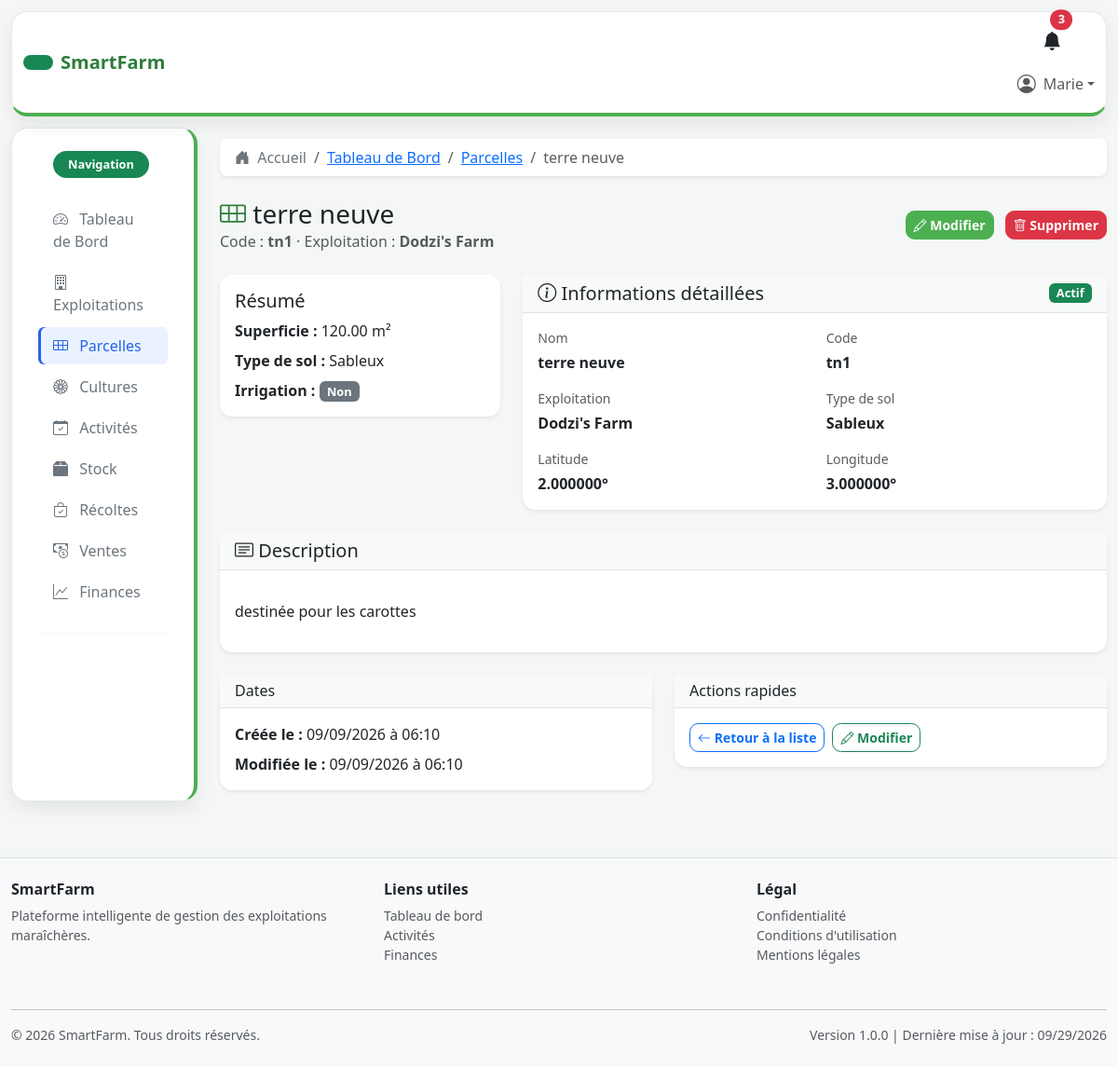
Page /parcelles/22/ (signed in) on the committed database.
### parcelles/models.py (models this page shows, shortened)
class Parcelle(models.Model):
    STATUT_CHOICES = [
        ('actif', 'Actif'),
        ('en_preparation', 'En préparation'),
        ('reposante', 'Reposante'),
        ('suspendu', 'Suspendu'),
    ]
    TYPE_SOL_CHOICES = [
        ('argileux', 'Argileux'),
        ('sableux', 'Sableux'),
        ('limoneux', 'Limoneux'),
        ('calcaire', 'Calcaire'),
        ('organique', 'Organique'),
        ('mixte', 'Mixte'),
    ]
    nom = models.CharField(
        max_length=100,
        help_text="Nom ou identifiant de la parcelle"
    )
    code = models.CharField(
        max_length=50,
        unique=True,
        help_text="Code unique de la parcelle"
    )
    superficie = models.DecimalField(
        max_digits=10,
        decimal_places=2,
        help_text="Superficie en m² ou hectares"
    )
    type_sol = models.CharField(
        max_length=50,
        choices=TYPE_SOL_CHOICES,
        default='mixte',
        help_text="Type de sol de la parcelle"
    )
    irrigation = models.BooleanField(
    default=False,
    help_text="Indique si la parcelle dispose d'un système d'irrigation"
    )
    latitude = models.DecimalField(
        max_digits=9,
        decimal_places=6,
        null=True,
        blank=True,
        help_text="Latitude GPS"
    )
    longitude = models.DecimalField(
        max_digits=9,
        decimal_places=6,
        null=True,
        blank=True,
        help_text="Longitude GPS"
    )
    description = models.TextField(
        blank=True,
        help_text="Description détaillée de la parcelle"
    )
    statut = models.CharField(
        max_length=20,
        choices=STATUT_CHOICES,
        default='actif',
        help_text="Statut actuel de la parcelle"
    )
    exploitation = models.ForeignKey(
        Exploitation,
        on_delete=models.CASCADE,
        related_name='parcelles',
        help_text="Exploitation à laquelle appartient cette parcelle"
    )
    photo = models.ImageField(
    upload_to='parcelles/',
    blank=True,
    null=True,
    help_text="Photo de la parcelle"
    )
    date_creation = models.DateTimeField(
        auto_now_add=True,
        help_text="Date et heure de création de la parcelle"
    )
    date_modification = models.DateTimeField(
        auto_now=True,
        help_text="Date et heure de dernière modification"
    )
    class Meta:
        ordering = ['nom']
        verbose_name = 'Parcelle'
        verbose_name_plural = 'Parcelles'
        db_table = 'parcelles_parcelle'

### exploitation/models.py (models this page shows, shortened)
class Exploitation(models.Model):
    STATUT_CHOICES = [
        ('active', 'Active'),
        ('inactive', 'Inactive'),
        ('suspendue', 'Suspendue'),
    ]
    nom = models.CharField(
        max_length=150,
        unique=True,
        help_text="Nom de l'exploitation"
    )
    description = models.TextField(
        blank=True,
        help_text="Description de l'exploitation"
    )
    statut = models.CharField(
        max_length=20,
        choices=STATUT_CHOICES,
        default='active',
        help_text="Statut de l'exploitation"
    )
    responsable = models.ForeignKey(
        User,
        on_delete=models.SET_NULL,
        null=True,
        blank=True,
        related_name='exploitations',
        help_text="Responsable principal de l'exploitation"
    )
    adresse = models.TextField(
        blank=True,
        help_text="Adresse de l'exploitation"
    )
    contact_email = models.EmailField(
        blank=True,
        help_text="Email de contact de l'exploitation"
    )
    contact_telephone = models.CharField(
        max_length=20,
        blank=True,
        help_text="Téléphone de contact"
    )
    date_creation = models.DateTimeField(
        auto_now_add=True,
        help_text="Date de création de l'exploitation"
    )
    date_modification = models.DateTimeField(
        auto_now=True,
        help_text="Date de dernière modification"
    )
    class Meta:
        ordering = ['nom']
        verbose_name = 'Exploitation'
        verbose_name_plural = 'Exploitations'
        db_table = 'exploitation_exploitation'

### parcelles/views.py (the view)
# urls.py: path('<int:pk>/', views.ParcelleDetailView.as_view(), name='parcelle_detail'),
class ParcelleDetailView(LoginRequiredMixin, DetailView):
    model = Parcelle
    template_name = 'parcelles/detail.html'
    context_object_name = 'parcelle'

### templates/parcelles/detail.html (shortened to what this page needs)
{% extends 'base.html' %}
{% load static %}
{% block breadcrumbs %}
    <li class="breadcrumb-item"><a href="{% url 'dashboard:accueil' %}">Tableau de Bord</a></li>
    <li class="breadcrumb-item"><a href="{% url 'parcelles:parcelle_list' %}">Parcelles</a></li>
    <li class="breadcrumb-item active">{{ parcelle.nom }}</li>
{% endblock %}
{% block content %}
<div class="row align-items-center mb-4">
    <div class="col-md-8">
        <h1 class="h3 mb-0">
            <i class="bi bi-grid-3x2 text-success"></i> {{ parcelle.nom }}
        </h1>
        <p class="text-muted mb-0">Code : <strong>{{ parcelle.code }}</strong> · Exploitation : <strong>{{ parcelle.exploitation.nom }}</strong></p>
    </div>
    <div class="col-md-4 text-md-end">
        <a href="{% url 'parcelles:parcelle_update' parcelle.id %}" class="btn btn-primary btn-sm me-2">
            <i class="bi bi-pencil"></i> Modifier
        </a>
        <a href="{% url 'parcelles:parcelle_delete' parcelle.id %}" class="btn btn-danger btn-sm" onclick="return parcellesApp.confirmDelete('{{ parcelle.nom }}')">
            <i class="bi bi-trash"></i> Supprimer
        </a>
    </div>
</div>
<div class="row g-4 mb-4">
    <div class="col-lg-4">
        <div class="card shadow-sm">
            <div class="card-body">
                <h5 class="card-title">Résumé</h5>
                <p class="mb-2"><strong>Superficie :</strong> {{ parcelle.superficie|floatformat:2 }} m²</p>
                <p class="mb-2"><strong>Type de sol :</strong> {{ parcelle.get_type_sol_display }}</p>
                <p class="mb-0"><strong>Irrigation :</strong> {% if parcelle.irrigation %}<span class="badge bg-success">Activée</span>{% else %}<span class="badge bg-secondary">Non</span>{% endif %}</p>
            </div>
        </div>
    </div>
    <div class="col-lg-8">
        <div class="card shadow-sm">
            <div class="card-header bg-light border-bottom d-flex justify-content-between align-items-center">
                <h5 class="mb-0"><i class="bi bi-info-circle"></i> Informations détaillées</h5>
                <span class="badge {% if parcelle.statut == 'actif' %}bg-success{% elif parcelle.statut == 'en_preparation' %}bg-warning{% elif parcelle.statut == 'reposante' %}bg-secondary{% else %}bg-danger{% endif %}">{{ parcelle.get_statut_display }}</span>
            </div>
            <div class="card-body">
                <div class="row gy-3">
                    <div class="col-md-6">
                        <p class="text-muted small mb-1">Nom</p>
                        <p class="mb-0"><strong>{{ parcelle.nom }}</strong></p>
                    </div>
                    <div class="col-md-6">
                        <p class="text-muted small mb-1">Code</p>
                        <p class="mb-0"><strong>{{ parcelle.code }}</strong></p>
                    </div>
                    <div class="col-md-6">
                        <p class="text-muted small mb-1">Exploitation</p>
                        <p class="mb-0"><strong>{{ parcelle.exploitation.nom }}</strong></p>
                    </div>
                    <div class="col-md-6">
                        <p class="text-muted small mb-1">Type de sol</p>
                        <p class="mb-0"><strong>{{ parcelle.get_type_sol_display }}</strong></p>
                    </div>
                    <div class="col-md-6">
                        <p class="text-muted small mb-1">Latitude</p>
                        <p class="mb-0"><strong>{% if parcelle.latitude %}{{ parcelle.latitude }}°{% else %}—{% endif %}</strong></p>
                    </div>
                    <div class="col-md-6">
                        <p class="text-muted small mb-1">Longitude</p>
                        <p class="mb-0"><strong>{% if parcelle.longitude %}{{ parcelle.longitude }}°{% else %}—{% endif %}</strong></p>
                    </div>
                </div>
            </div>
        </div>
    </div>
</div>
<div class="row g-4 mb-4">
    <div class="col-md-12">
        <div class="card shadow-sm">
            <div class="card-header bg-light border-bottom">
                <h5 class="mb-0"><i class="bi bi-card-text"></i> Description</h5>
            </div>
            <div class="card-body">
                {% if parcelle.description %}
                    <p>{{ parcelle.description|linebreaks }}</p>
                {% else %}
                    <p class="text-muted mb-0">Aucune description disponible pour cette parcelle.</p>
                {% endif %}
            </div>
        </div>
    </div>
</div>
<div class="row g-4">
    <div class="col-md-6">
        <div class="card shadow-sm">
            <div class="card-header bg-light border-bottom">
                <h6 class="mb-0">Dates</h6>
            </div>
            <div class="card-body">
                <p class="mb-2"><strong>Créée le :</strong> {{ parcelle.date_creation|date:'d/m/Y à H:i' }}</p>
                <p class="mb-0"><strong>Modifiée le :</strong> {{ parcelle.date_modification|date:'d/m/Y à H:i' }}</p>
            </div>
        </div>
    </div>
    <div class="col-md-6">
        <div class="card shadow-sm">
            <div class="card-header bg-light border-bottom">
                <h6 class="mb-0">Actions rapides</h6>
            </div>
            <div class="card-body d-flex flex-wrap gap-2">
                <a href="{% url 'parcelles:parcelle_list' %}" class="btn btn-outline-primary btn-sm">
                    <i class="bi bi-arrow-left"></i> Retour à la liste
                </a>
                <a href="{% url 'parcelles:parcelle_update' parcelle.id %}" class="btn btn-outline-success btn-sm">
                    <i class="bi bi-pencil"></i> Modifier
                </a>
            </div>
        </div>
    </div>
</div>
{% endblock %}

### templates/includes/navbar.html (shortened to what this page needs)
<nav class="navbar navbar-light bg-white border-bottom sticky-top shadow-sm app-navbar">
    <div class="container-fluid">
        <a class="navbar-brand d-flex align-items-center gap-2" href="{% url 'dashboard:accueil' %}">
            <span class="badge bg-success rounded-pill py-2 px-3 text-white"></span>
            <span class="fs-5 fw-bold">SmartFarm</span>
        </a>
        <div class="ms-auto" id="navbarNav">
            <ul class="navbar-nav ms-auto align-items-center">
                <li class="nav-item me-2 d-none d-lg-block">
                    <a class="nav-link position-relative text-dark" href="{% url 'dashboard:accueil' %}">
                        <i class="bi bi-bell-fill fs-5"></i>
                        <span class="position-absolute top-0 start-100 translate-middle badge rounded-pill bg-danger">3</span>
                    </a>
                </li>
                <li class="nav-item dropdown">
                    <a class="nav-link dropdown-toggle d-flex align-items-center" href="#" id="userDropdown" role="button" data-bs-toggle="dropdown">
                        {% if user.is_authenticated and user.profil.photo %}
                            <img src="{{ user.profil.photo.url }}" alt="Photo de profil" class="rounded-circle" style="width: 32px; height: 32px; object-fit: cover;">
                        {% else %}
                            <i class="bi bi-person-circle fs-5"></i>
                        {% endif %}
                        <span class="ms-2">{% if user.is_authenticated %}{{ user.first_name|default:user.username }}{% else %}Invité{% endif %}</span>
                    </a>
                </li>
            </ul>
        </div>
    </div>
</nav>

### static/css/style.css (style rules this page uses)
:root { --smartfarm-primary: #2d7d3a; --smartfarm-secondary: #4caf50; --smartfarm-soft: #ecf5ed; --smartfarm-muted: #6c757d; --smartfarm-border: #e5e7eb; --smartfarm-sidebar: #ffffff; --smartfarm-sidebar-text: #6c757d; --smartfarm-sidebar-muted: #6c757d; --smartfarm-accent: #eaf2ff; --smartfarm-sidebar-active: #2563eb; }
body { background-color: #f4f7f6; color: #212529; }
.bg-body-tertiary { background-color: #f4f7f6 !important; }
.navbar { background-color: #fff !important; }
.app-navbar { min-height: 73px; margin: 0.75rem 0.75rem 0; border: 1px solid var(--smartfarm-border) !important; border-bottom: 4px solid var(--smartfarm-secondary) !important; border-radius: 1.1rem; box-shadow: 0 0.5rem 1.25rem rgba(33, 37, 41, 0.08) !important; z-index: 1030; }
.navbar-brand { color: var(--smartfarm-primary) !important; }
.card { border: none; border-radius: 0.85rem; }
.btn { border-radius: 0.6rem; font-weight: 600; }
.card.shadow-sm { box-shadow: 0 0.75rem 1.5rem rgba(33, 37, 41, 0.08); }
.badge { font-size: 0.8rem; font-weight: 600; }
.btn-success, .btn-outline-success { transition: all 0.2s ease; }
.text-success { color: var(--smartfarm-primary) !important; }
.btn-primary { background-color: var(--smartfarm-secondary); border-color: var(--smartfarm-secondary); }
.card-header.bg-light { background-color: #f8faf9 !important; }

### rows in the picture
Parcelle: nom "terre neuve", code "tn1", exploitation.nom "Dodzi's Farm", superficie "120.00", type_sol "Sableux", statut "Actif", latitude "2.000000", longitude "3.000000", description "destinée pour les carottes", date_creation "09/09/2026 à 06:10", date_modification "09/09/2026 à 06:10"

### other values in the picture
{{ user.first_name|default:user.username }} "Marie"
